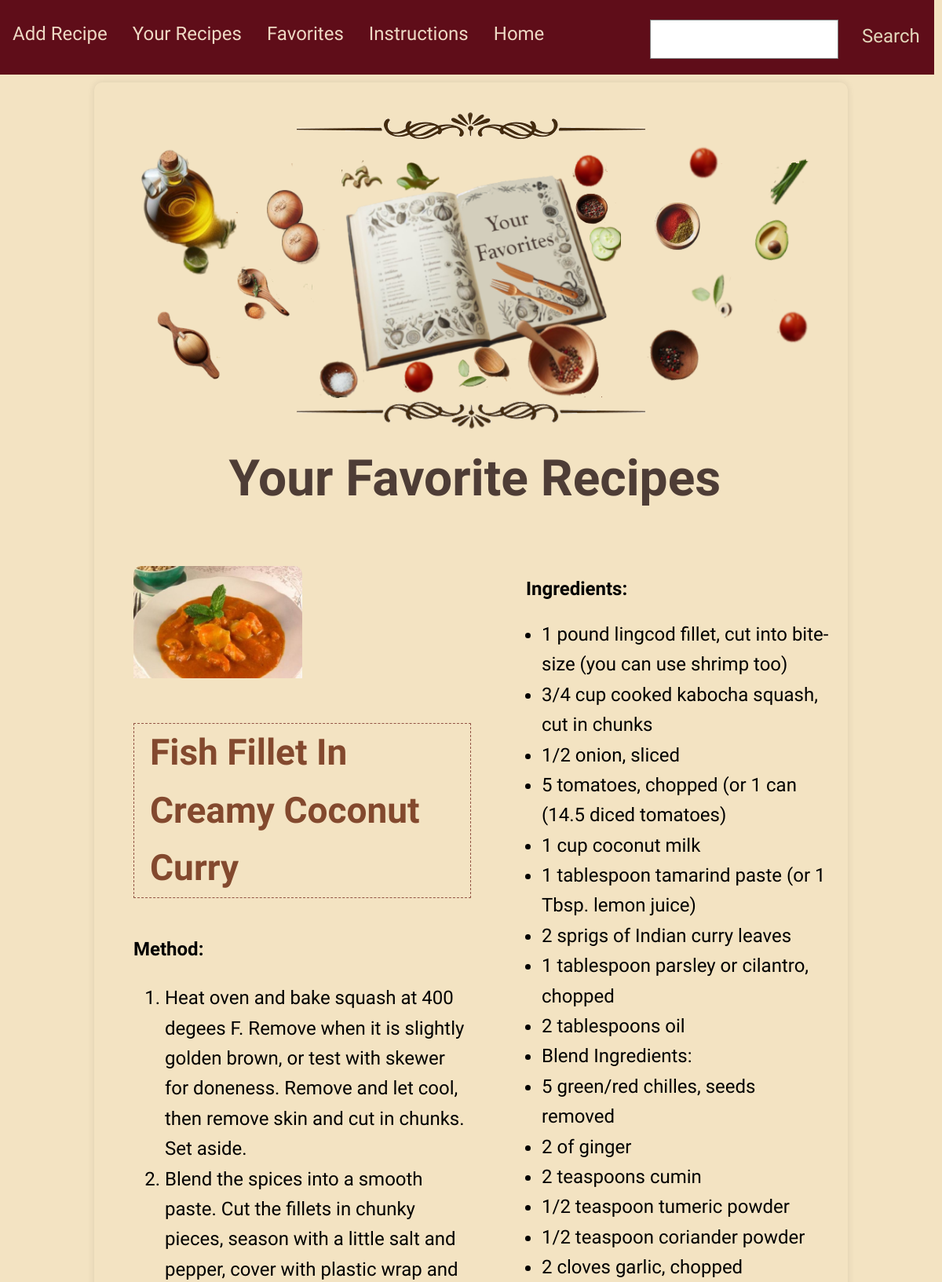
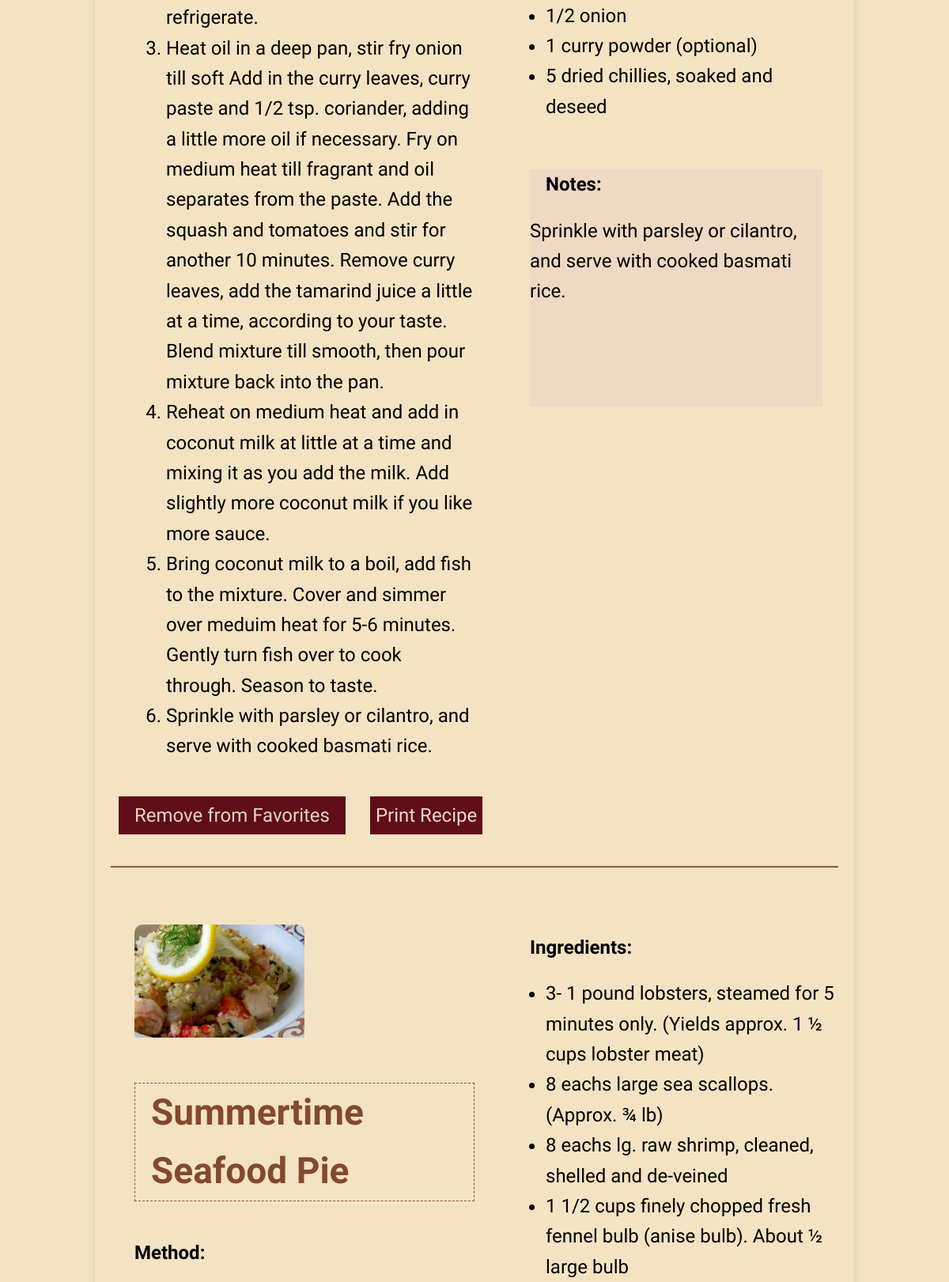
Page /favorites (signed in, upper part) on the committed database (2 pictures, top to bottom).
### tables this page shows
CREATE TABLE recipes (
                id INTEGER PRIMARY KEY AUTOINCREMENT,
                title TEXT NOT NULL,
                ingredients TEXT NOT NULL,
                instructions TEXT NOT NULL,
                notes TEXT,  -- Add the new column for notes
                user_id INTEGER, image TEXT,
                FOREIGN KEY (user_id) REFERENCES users (id)
            );

### app.py (the view)
@app.route('/favorites', methods=['GET'])
def favorites():
    if 'user_id' not in session:
        flash('You need to log in first.')
        return redirect(url_for('login'))
    user_id = session['user_id']
    with sqlite3.connect(DATABASE) as connection:
        cursor = connection.cursor()
        cursor.execute('SELECT r.* FROM recipes r JOIN favorites f ON r.id = f.recipe_id WHERE f.user_id=?',
                       (user_id,))
        favorites = cursor.fetchall()
    return render_template('favorites.html', favorites=favorites, user_id=user_id)

### templates/favorites.html (shortened to what this page needs)
<!DOCTYPE html>
<html lang="en">
<head>
    <link rel="stylesheet" type="text/css" href="/static/styles/styles.css">
</head>
<body>
    <nav>
        <a href="{{ url_for('add_recipe') }}">Add Recipe</a>
        <a href="{{ url_for('your_recipes') }}">Your Recipes</a>
        <a href="{{ url_for('favorites') }}">Favorites</a>
        <a href="{{ url_for('instructions') }}">Instructions</a>
        <a href="{{ url_for('dashboard') }}">Home</a>
        <div class="search-container">
            <form method="get" action="{{ url_for('search_recipes') }}" id="searchForm" class="form-group">
                <input type="text" name="search" id="search" required>
                <input type="submit" class="button1-style" value="Search">
            </form>
        </div>
    </nav>
    <div class="book-container">
        <div class="field-container">
            <img src="/static/images/border.png" alt="Border Image">
            <div class="your-favorites">
            </div>
            <img src="/static/images/borderb.png" alt="Border Image">
            <h1>Your Favorite Recipes</h1>
            <div class="recipes-grid">
                {% for favorite in favorites %}
                <article class="recipe-item">
                    <div id="printableArea{{ favorite[0] }}" class="recipe-container">
                        <div class="recipe-image">
                            {% if favorite[6] %}
                            <img src="{{ url_for('static', filename='uploads/' + favorite[6]) }}"
                                alt="{{ favorite[1] }}">
                            {% else %}
                            <img src="{{ url_for('static', filename='default_image.jpg') }}"
                                alt="Default Image">
                            {% endif %}
                            <p class="recipe-title"><strong>{{ favorite[1] }}</strong></p>
                            <div class="recipe-method">
                                <strong class="other-titles">Method:</strong>
                                {% if favorite[3] %}
                                <ol class="method-list">
                                    {% for step in favorite[3].split('\n') %}
                                    <li>{{ step }}</li>
                                    {% endfor %}
                                </ol>
                                {% endif %}
                            </div>
                        </div>
                        <div class="recipe-details">
                            <p><strong class="other-titles">Ingredients:</strong></p>
                            {% if favorite[2] %}
                            <ul>
                                {% for ingredient in favorite[2].split('\n') %}
                                <li>{{ ingredient }}</li>
                                {% endfor %}
                            </ul>
                            {% endif %}
                            <blockquote class="notes">
                                <p><strong class="other-titles">Notes:</strong>
                                    <div class="text-notes"> {{ favorite[4] }}</div>
                                </p>
                            </blockquote>
                            <br>
                        </div>
                    </div>
                    <button onclick="removeFromFavorites({{ favorite[0] }})"
                        class="button1-style">Remove from Favorites</button>
                    <a class="button3-style" onclick="printPageArea({{ favorite[0] }})">Print Recipe</a>
                    <hr>
                </article>
                {% endfor %}
            </div>
        </div>
    </div>
</body>
</html>

### static/styles/styles.css (style rules this page uses)
body { font-family: 'Indie Flower', Arial, sans-serif, cursive !important; line-height: 1.6; font-size: 24px; height: 100vh; margin: 0; background: #f3e3c2; background-size: cover; }
h1 { text-align: center; font-family: 'Indie Flower', Arial, sans-serif, cursive !important; color: #4e3d36; margin-top: 1%; margin-bottom: 1%; margin-left: 1%; font-size: 4rem; }
hr { border: 1px solid #935445; margin-top: 30px; }
.button1-style, a.button2-style, .button3-style, input[type="file"]::file-selector-button { font-family: 'Indie Flower', Arial, sans-serif, cursive !important; cursor: pointer; }
.button1-style { width: auto; padding: 10px 20px; font-size: 24px; margin: 10px; color: #e2d7bb; background-color: #5f0d19; border: none; }
.button3-style { width: auto; padding: 10px 7px; font-size: 24px; color: #eed9c4; margin-top: 28px; margin-left: 15px; background-color: #5f0d19; border: none; transition: background-color 0.3s ease, color 0.3s ease; }
.field-container { display: flex; flex-direction: column; align-items: center; justify-content: center; margin-bottom: 20px; padding-top: 10px; }
.search-container { padding-right: 5px; width: 30%; float: right; display: flex; align-items: center; }
.book-container { width: 80%; min-height: 200px; max-height: 85%; padding-top: 25px; border-radius: 10px; box-shadow: 0 0 10px rgba(0, 0, 0, 0.1); overflow: auto; margin: auto; }
.recipe-container { display: grid; grid-template-areas: "image name" "ingredients method"; grid-template-columns: 1fr 1fr; margin-top: 20px; margin-left: 20px; }
.recipe-item { margin: 10px; padding: 10px; overflow: hidden; }
.recipe-image { padding: 10px; }
.recipe-image img { width: 50%; height: auto; border-top-left-radius: 10px; border-top-right-radius: 10px; grid-area: image; }
.recipe-details { padding-left: 150px; }
.recipe-title { grid-area: name; font-family: 'Indie Flower', sans-serif cursive !important; font-size: 46px; color: #83492e; border: 1px dashed #935445; padding-inline: 20px; }
.recipe-method { margin-top: 10px; grid-area: method; }
.recipe-details p { margin: 20px; }
.recipe-details ul { margin-top: 0; }
.recipe-details strong { font-weight: bold; }
.notes { background-color: #eed9c4; margin-top: 60px; margin-right: 20px; margin-left: 20px; min-height: 300px; }
.your-favorites { background: url('/static/images/favoritesl.png') center center; width: 90%; background-size: 100% 100%; padding-top: 150px; padding-bottom: 175px; margin-top: 2px; margin-bottom: 2px; }
nav { background: url('/static/images/bookmark.png') no-repeat; overflow: hidden; font-size: 36px; margin: 0 10px 10px 40px; }
nav a { float: left; display: block; color: #eed9c4; text-align: center; padding: 14px 16px; text-decoration: none; margin-top: 10px; margin-left: 10px; }
.form-group { margin-bottom: 15px; text-align: center; max-width: 100%; padding-inline: 0px; }
.form-group input[type="text"], .form-group input[type="file"], .form-group textarea { width: 98%; font-size: 24px; padding: 10px; box-sizing: border-box; }
input[type="text"] { margin-top: 25px; margin-bottom: auto; font-size: 17px; border: 1px solid grey; }
input[type="submit"] { margin-top: 22px; padding: 1px 20px; background-color: #5f0d19; }
.form-group input[type="submit"] { width: auto; padding: 10px 20px; font-size: 24px; color: #e2d7bb; }
#searchForm.form-group { display:flex; width: 90%; }
@media only screen and (max-width: 1400px) { .recipe-details { padding-left: 40px; } }
@media only screen and (max-width: 1600px) and (min-width: 810px) { #search { min-width: 240px; } }
@media only screen and (max-width: 1600px) and (min-width: 810px) { nav a { text-align: center; padding: 14px 16px; text-decoration: none; margin-top: 10px; margin-left: 0px; } }
@media only screen and (max-width: 1600px) and (min-width: 810px) { nav { background-image: none; background-color: #5f0d19; overflow: hidden; font-size: 24px; margin: 0 10px 10px 0; } }
@media only screen and (max-width: 1600px) and (min-width: 810px) { .button3-style { padding: 10px 7px; font-size: 24px; margin-top: 0px; margin-left: 15px; } }

### rows in the picture
recipes: image (picture), title "Fish Fillet In Creamy Coconut Curry", step "Heat oven and bake squash at 400 degees F. Remove when it is slightly golden brown, or test with skewer for doneness. Remove and let cool, then remove skin and cut in chunks. Set aside." "Blend the spices into a smooth paste. Cut the fillets in chunky pieces, season with a little salt and pepper, cover with plastic wrap and refrigerate." "Heat oil in a deep pan, stir fry onion till soft Add in the curry leaves, curry paste and 1/2 tsp. coriander, adding a little more oil if necessary. Fry on medium heat till fragrant and oil separates from the paste. Add the squash and tomatoes and stir for another 10 minutes. Remove curry leaves, add the tamarind juice a little at a time, according to your taste. Blend mixture till smooth, then pour mixture back into the pan." "Reheat on medium heat and add in coconut milk at little at a time and mixing it as you add the milk. Add slightly more coconut milk if you like more sauce." "Bring coconut milk to a boil, add fish to the mixture. Cover and simmer over meduim heat for 5-6 minutes. Gently turn fish over to cook through. Season to taste." "Sprinkle with parsley or cilantro, and serve with cooked basmati rice.", ingredient "1 pound lingcod fillet, cut into bite-size (you can use shrimp too)" "3/4 cup cooked kabocha squash, cut in chunks" "1/2 onion, sliced" "5 tomatoes, chopped (or 1 can (14.5 diced tomatoes)" "1 cup coconut milk" "1 tablespoon tamarind paste (or 1 Tbsp. lemon juice)" "2 sprigs of Indian curry leaves" "1 tablespoon parsley or cilantro, chopped" "2 tablespoons oil" "Blend Ingredients:" "5 green/red chilles, seeds removed" "2 of ginger" "2 teaspoons cumin" "1/2 teaspoon tumeric powder" "1/2 teaspoon coriander powder" "2 cloves garlic, chopped" "1/2 onion" "1 curry powder (optional)" "5 dried chillies, soaked and deseed", notes "Sprinkle with parsley or cilantro, and serve with cooked basmati rice."
recipes: image (picture), title "Summertime Seafood Pie", ingredient "3- 1 pound lobsters, steamed for 5 minutes only. (Yields approx. 1 ½ cups lobster meat)" "8 eachs large sea scallops. (Approx. ¾ lb)" "8 eachs lg. raw shrimp, cleaned, shelled and de-veined" "1 1/2 cups finely chopped fresh fennel bulb (anise bulb). About ½ large bulb"
